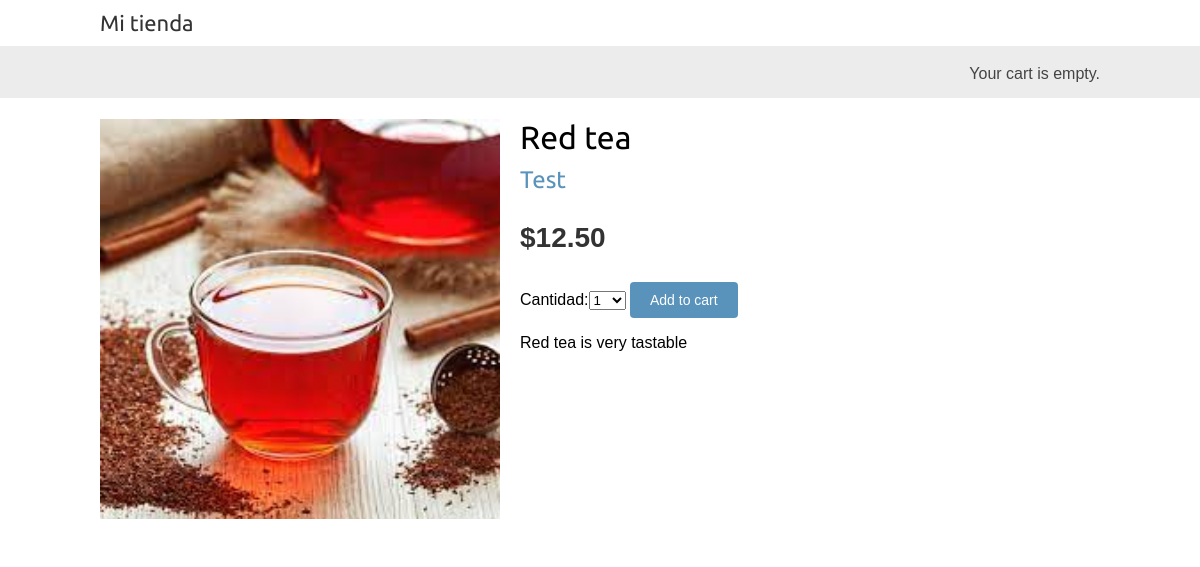
Screenshot of /3/red-tea/ with the database file from the repository.
### shop/models.py (models this page shows, shortened)
class Product(models.Model):
	category = models.ForeignKey(Category, related_name='products', on_delete=models.CASCADE)
	name = models.CharField(max_length=200, db_index=True)
	slug = models.SlugField(max_length=200, db_index=True)
	image = models.ImageField(upload_to='products/%Y/%m/%d',blank=True)
	description = models.TextField(blank=True)
	price = models.DecimalField(max_digits=10, decimal_places=2)
	available = models.BooleanField(default=True)
	created = models.DateTimeField(auto_now_add=True)
	updated = models.DateTimeField(auto_now=True)
	class Meta:
		ordering = ('name',)
		index_together = (('id', 'slug'))

class Category(models.Model):
	name = models.CharField(max_length=200, db_index=True)
	slug = models.SlugField(max_length=200, db_index=True)
	class Meta:
		ordering = ('name',)
		verbose_name = 'category'
		verbose_name_plural = 'categories'
	def __str__(self):
		return self.name
	def get_absolute_url(self):
		return 	reverse("shop:product_list_by_category", args=[self.slug])

### shop/views.py (the view)
# urls.py: path("<int:id>/<slug:slug>/", views.product_detail, name="product_detail"),
def product_detail(request, id, slug):
	product = get_object_or_404(Product, id=id, slug=slug, available=True)
	cart_product_form = CartAddProductForm()
	return render(request, "shop/product/detail.html", {"product" : product, "cart_product_form" : cart_product_form})

### cart/forms.py
class CartAddProductForm(forms.Form):
	quantity = forms.TypedChoiceField(choices=PRODUCT_QUANTITY_CHOICES, coerce=int, label=_("Quantity"))
	override = forms.BooleanField(required=False, initial=False, widget=forms.HiddenInput)

### cart/cart.py (called while the page is built)
    def __len__(self):
        return sum(item['quantity'] for item in self.cart.values())

### cart/context_processors.py (called while the page is built)
def cart(request):
	return {'cart' : Cart(request)}

### shop/templates/shop/product/detail.html (shortened to what this page needs)
{% extends "shop/base.html" %}
{% load i18n %}
{% load static %}
{% block content %}
	<div class="product-detail">
		<img src="{% if product.image %}{{ product.image.url }}{% else %}{% static 'img/no_image.png' %}{% endif %}">
		<h1>{{ product.name }}</h1>
		<h2>
			<a href="{{ product.category.get_absolute_url }}">
				{{ product.category }}
			</a>
		</h2>
		<p class="price">${{ product.price }}</p>
		<form method="POST" action="{% url 'cart:cart_add' product.id %}">
			{{ cart_product_form }}
			<input type="submit" value="{% trans 'Add to cart' %}" name="">
		</form>
		{{ product.description | linebreaks }}
	</div>
{% endblock %}

### shop/static/css/base.css (style rules this page uses)
body { margin:0; padding:0; font-family:helvetica, sans-serif; }
h1, h2, h3, h4, h5 , h6 { font-family: 'Ubuntu', sans-serif; font-weight:normal; }
a { text-decoration:none; color:#5993bb; }
a.button, input[type="submit"] { color:#fff; background:#5993bb; border-radius:4px; padding:10px 20px; font-size:14px; border:0; }
.product-detail { text-align:justify; }
.product-detail .price { color:#333; font-size:28px; font-weight:bold; }
.product-detail img { width:40%; float:left; padding:0 20px 20px 0; }
.product-detail h1 { margin-bottom:0; }
.product-detail h2 { margin-top:10px; }

### rows the page displays
Product: image (picture), name "Red tea", category "Test", price "12.50", description "Red tea is very tastable"
